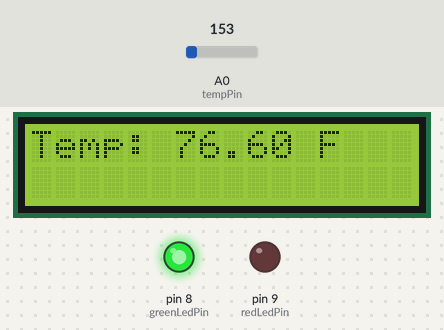
The sketch below on a simulated Arduino Uno, built with avr-gcc and run on an emulated ATmega328P. On the bench: 16×2 character LCD, output pins drawn as LEDs (lit = HIGH). Inputs (shaded band) come from the test bench; at power-on: A0 (tempPin) = 153.

Above: at 1.2 s.
1.3 s: A0 (tempPin) set to 181
At 3.2 s:
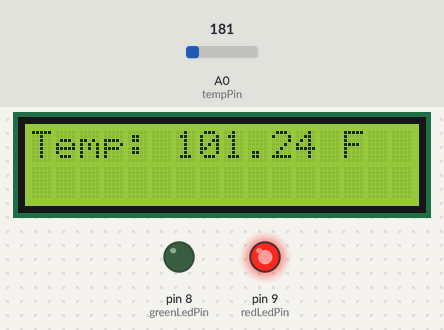
3.5 s: A0 (tempPin) set to 175
At 5.0 s:
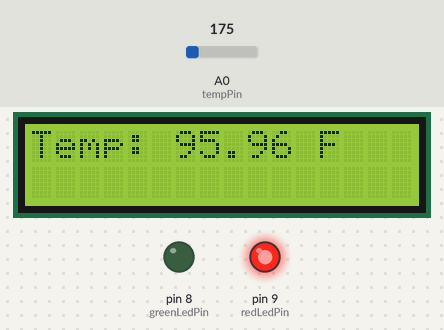
5.5 s: A0 (tempPin) set to 165
At 6.7 s:
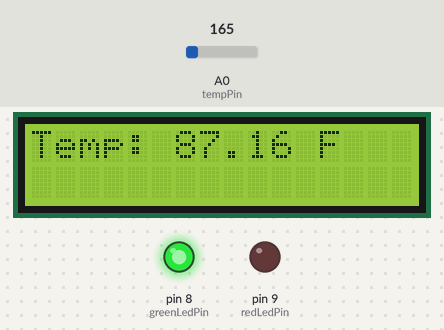
Timing chart, 0 to 8.5 s (numbered marks = the images above; inputs shaded):
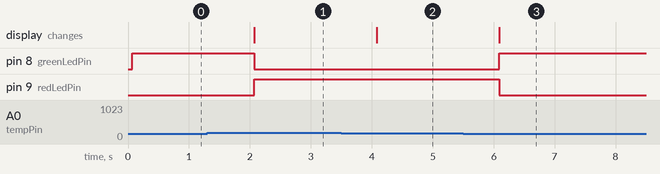

Measured:
- the behaviour switches between 168 and 169 on A0 (tempPin) (found by bisection; images 0 and 1)
- after the input at 1.3 s, pin 8 (greenLedPin): HIGH → LOW after 0.77 s; pin 9 (redLedPin): LOW → HIGH after 0.77 s; the display: changes after 0.77 s (image 1)
- after the input at 3.5 s, the display: changes after 0.58 s (image 2)
- after the input at 5.5 s, pin 8 (greenLedPin): LOW → HIGH after 0.59 s; pin 9 (redLedPin): HIGH → LOW after 0.59 s; the display: changes after 0.59 s (image 3)

The sketch:

TempSensor.ino
```cpp
#include <LiquidCrystal.h>

// Initialize the library with the numbers of the interface pins
LiquidCrystal lcd(7, 6, 5, 4, 3, 2);

const int tempPin = A0; // Temperature sensor connected to A0
const int greenLedPin = 8; // Green LED connected to pin 8
const int redLedPin = 9; // Red LED connected to pin 9

int tempValue = 0; // Variable to store the temperature value
float temperatureC = 0.0; // Variable to store the temperature in Celsius
float temperatureF = 0.0; // Variable to store the temperature in Fahrenheit

void setup() {
  // Set up the LCD's number of columns and rows:
  lcd.begin(16, 2);
  // Print a message to the LCD.
  lcd.print("Temp: ");

  // Initialize the LED pins as outputs
  pinMode(greenLedPin, OUTPUT);
  pinMode(redLedPin, OUTPUT);
}

void loop() {
  // Read the value from the temperature sensor
  tempValue = analogRead(tempPin);

  // Convert the analog reading to voltage
  float voltage = tempValue * (5.0 / 1023.0);

  // Convert the voltage to temperature in Celsius (assuming a TMP36 sensor)
  temperatureC = (voltage - 0.5) * 100.0;

  // Convert the temperature to Fahrenheit
  temperatureF = temperatureC * 9.0 / 5.0 + 32.0;

  // Clear the previous temperature display
  lcd.setCursor(0, 0); // Set the cursor to the beginning of the first line
  lcd.print("Temp:          "); // Clear the line by printing spaces

  // Print the new temperature to the LCD
  lcd.setCursor(6, 0); // Set the cursor to column 6, row 0
  lcd.print(temperatureF); // Print the temperature
  lcd.print(" F"); // Print the unit

  // Turn on the appropriate LED based on the temperature
  if (temperatureF < 90) {
    digitalWrite(greenLedPin, HIGH);
    digitalWrite(redLedPin, LOW);
  } else {
    digitalWrite(greenLedPin, LOW);
    digitalWrite(redLedPin, HIGH);
  }

  // Wait for a bit before taking another reading
  delay(1000);
}
```
